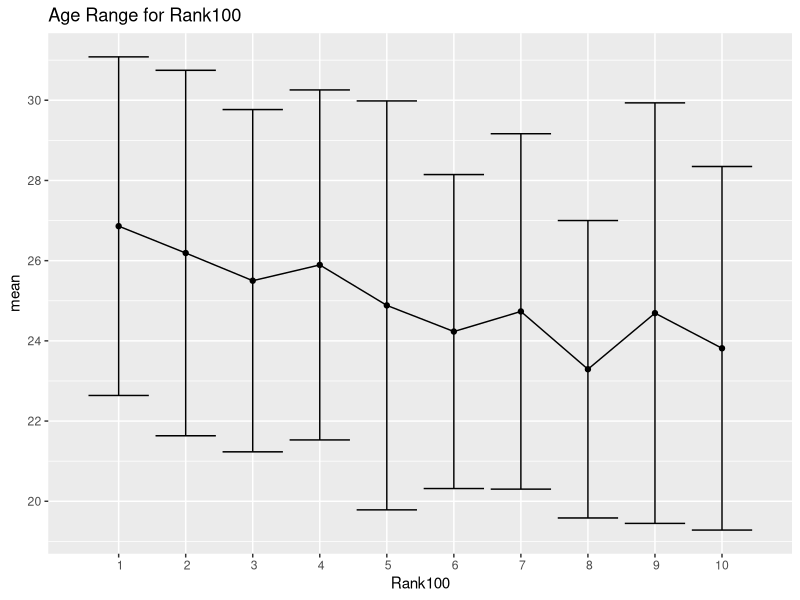
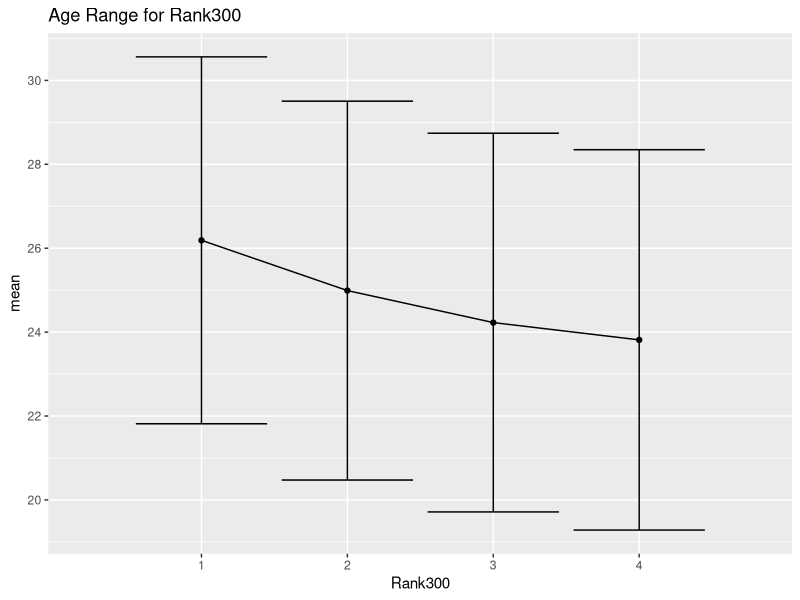
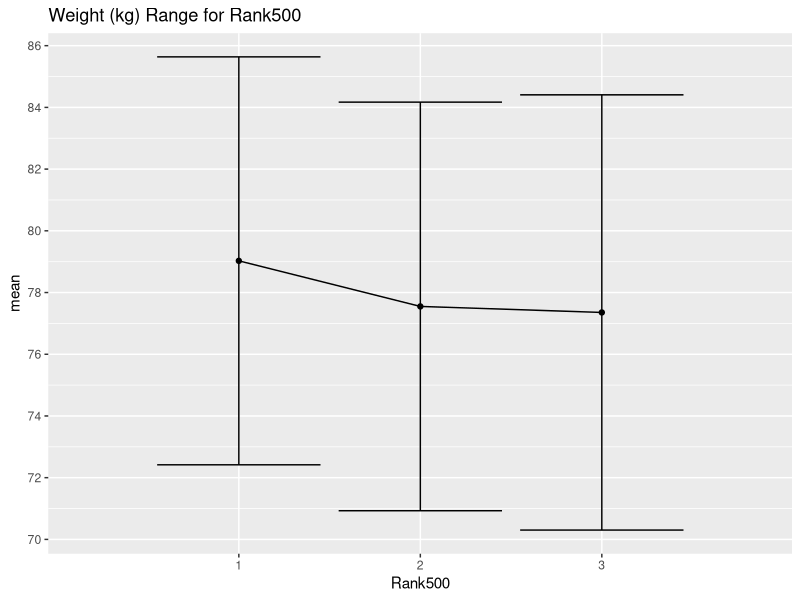
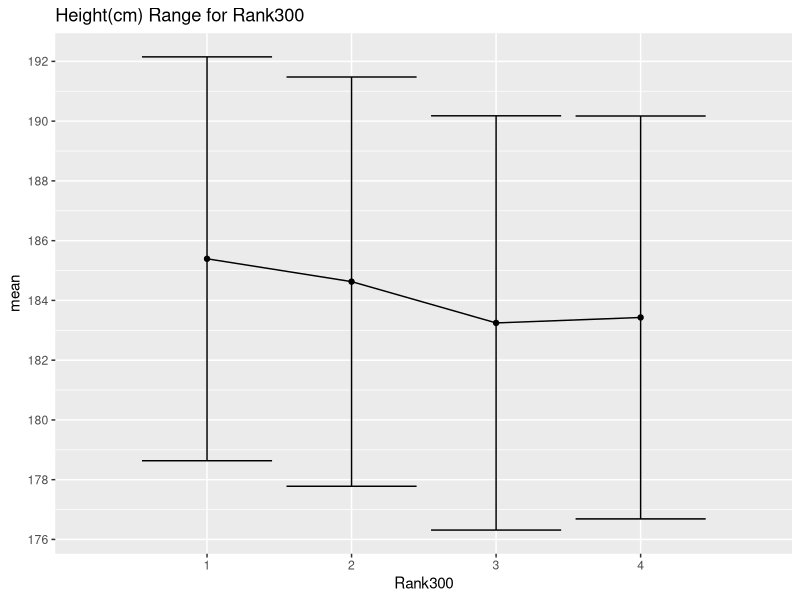
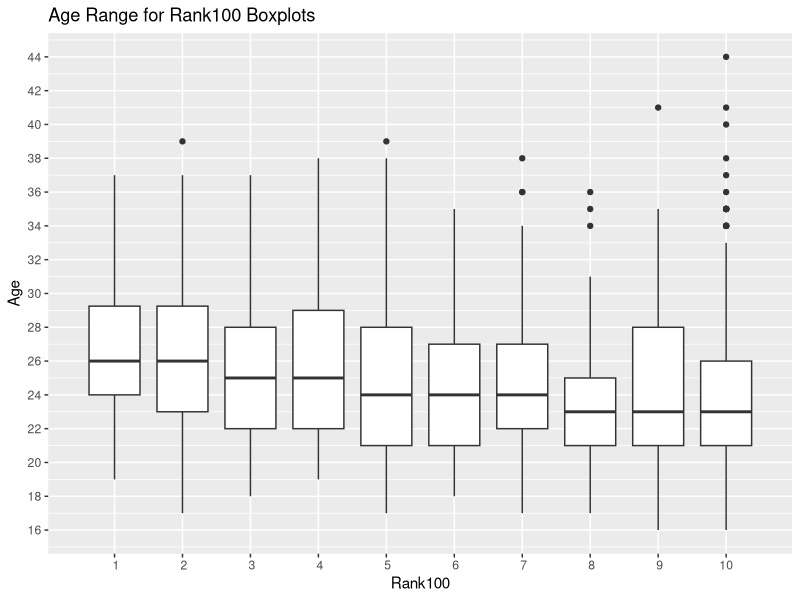
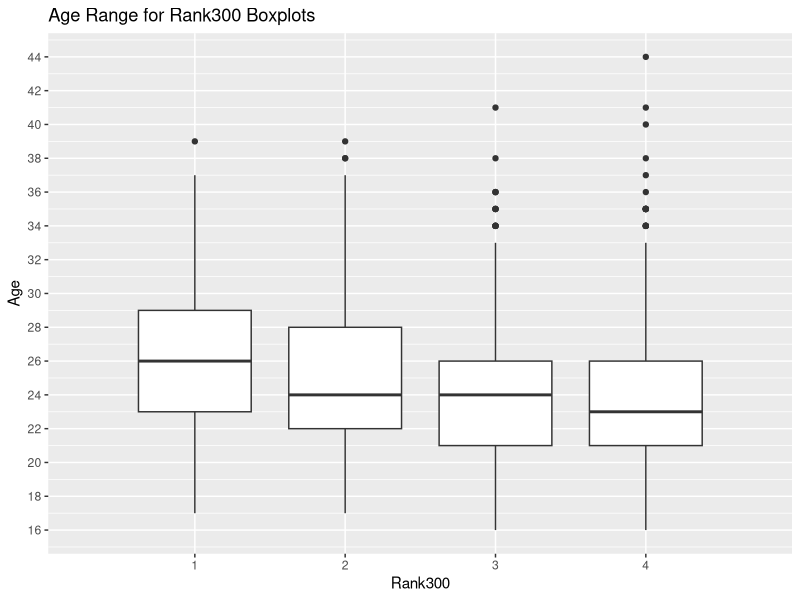
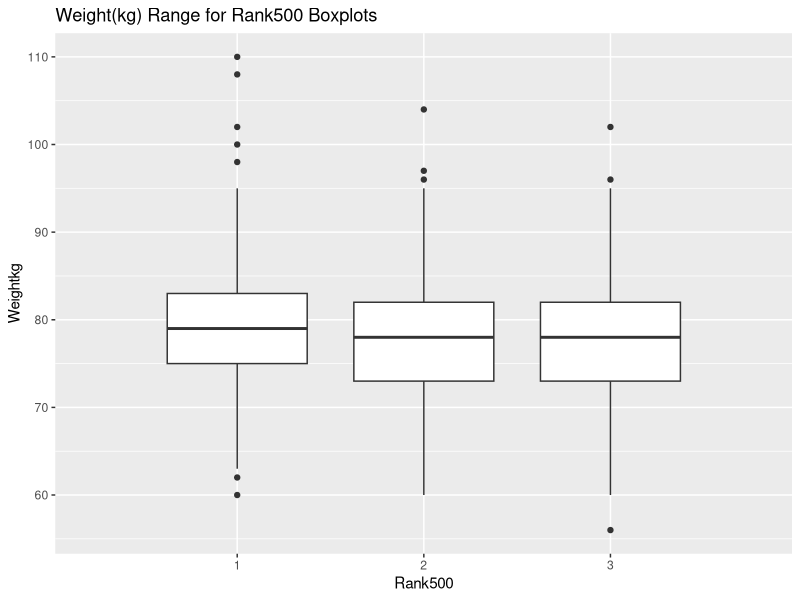
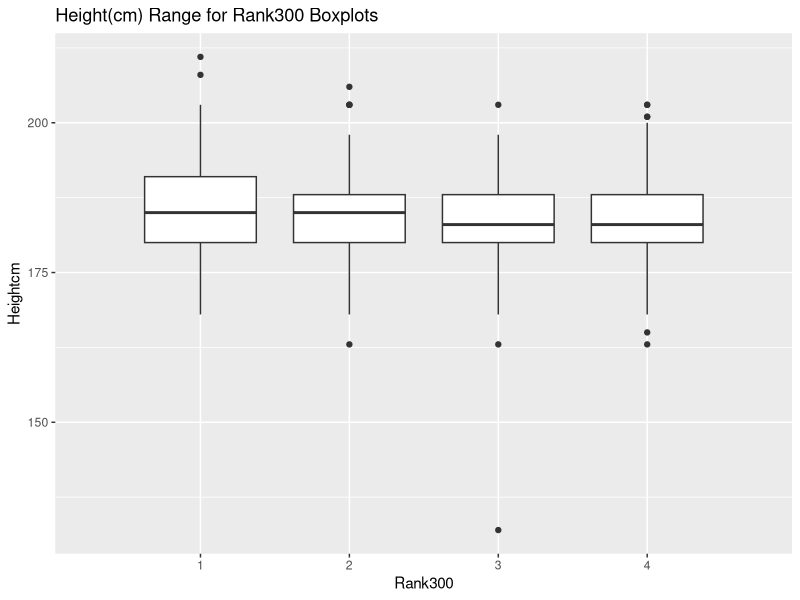

Generate these figures, in order, with R:
## ---- chunk 1
library(tidyverse)
data <- read.csv('data.csv', header=TRUE)
## ---- chunk 2

#Removing Unused Columns
data <- data[c(-1, -5, -6, -8, -9, -12, -13, -14, -15, -16, -20, -22, -27, -29, -33)]

## ---- chunk 3

anthropometric <- c("Age", "Weightkg", "Heightcm")
service        <- c("X.1stServe", "X.1stServePointsWon", "X.2ndServePointsWon",
                    "BreakPointsSaved", "ServiceGamesWon", "TotalServicePointsWon")
return_vars    <- c("X.1stServeReturnPointsWon", "X.2ndServeReturnPointsWon",
                    "BreakPointsConverted", "ReturnGamesWon", "ReturnPointsWon",
                    "TotalPointsWon")

# Drop NAs only for variables relevant to each model
data_anthro_100   <- na.omit(data[, c(anthropometric, "Rank100")])
data_service_100  <- na.omit(data[, c(service, "Rank100")])
data_return_100   <- na.omit(data[, c(return_vars, "Rank100")])

data_anthro_300   <- na.omit(data[, c(anthropometric, "Rank300")])
data_service_300  <- na.omit(data[, c(service, "Rank300")])
data_return_300   <- na.omit(data[, c(return_vars, "Rank300")])

data_anthro_500   <- na.omit(data[, c(anthropometric, "Rank500")])
data_service_500  <- na.omit(data[, c(service, "Rank500")])
data_return_500   <- na.omit(data[, c(return_vars, "Rank500")])

## ---- chunk 4
library(nnet)

data$Rank100 <- factor(data$Rank100)
data$Rank300 <- factor(data$Rank300)
data$Rank500 <- factor(data$Rank500)

#100 models (anthro, service, return)
m1 <- multinom(Rank100 ~ Age + Weightkg + Heightcm, data = data)
m2 <- multinom(Rank100 ~ X.1stServe + X.1stServePointsWon + X.2ndServePointsWon + BreakPointsSaved + ServiceGamesWon + TotalServicePointsWon, data = data)
m3 <- multinom(Rank100 ~ X.1stServeReturnPointsWon + X.2ndServeReturnPointsWon + BreakPointsConverted + ReturnGamesWon + ReturnPointsWon + TotalPointsWon, data = data)

#300 models (anthro, service, return)
m4 <- multinom(Rank300 ~ Age + Weightkg + Heightcm, data = data)
m5 <- multinom(Rank300 ~ X.1stServe + X.1stServePointsWon + X.2ndServePointsWon + BreakPointsSaved + ServiceGamesWon + TotalServicePointsWon, data = data)
m6 <- multinom(Rank300 ~ X.1stServeReturnPointsWon + X.2ndServeReturnPointsWon + BreakPointsConverted + ReturnGamesWon + ReturnPointsWon + TotalPointsWon, data = data)

#500 models (anthro, service, return)
m7 <- multinom(Rank500 ~ Age + Weightkg + Heightcm, data = data)
m8 <- multinom(Rank500 ~ X.1stServe + X.1stServePointsWon + X.2ndServePointsWon + BreakPointsSaved + ServiceGamesWon + TotalServicePointsWon, data = data)
m9 <- multinom(Rank500 ~ X.1stServeReturnPointsWon + X.2ndServeReturnPointsWon + BreakPointsConverted + ReturnGamesWon + ReturnPointsWon + TotalPointsWon, data = data)

summary(m1)
summary(m2)
summary(m3)
summary(m4)
summary(m5)
summary(m6)
summary(m7)
summary(m8)
summary(m9)

AIC(m1, m2, m3, m4, m5, m6, m7, m8, m9)
BIC(m1, m2, m3, m4, m5, m6, m7, m8, m9)

## ---- chunk 5
LRT <- function(response, predictors, dataset) {
  full_formula <- as.formula(paste(response, "~", paste(predictors, collapse = " + ")))
  full_model <- multinom(full_formula, data = dataset)
  
  results <- data.frame(Predictor = predictors)
  
  for (i in 1:length(predictors)) {
    reduced_predictors <- predictors[-i]
    reduced_formula <- as.formula(paste(response, "~", paste(reduced_predictors, collapse = " + ")))
    reduced_model <- multinom(reduced_formula, data = dataset)
    
    results$p_value[i] <- 1 - pchisq(reduced_model$deviance - full_model$deviance, length(coef(full_model)) - length(coef(reduced_model)))
  }
  
  return(results)
}

LRT("Rank100", anthropometric, data_anthro_100)
LRT("Rank100", service, data_service_100)
LRT("Rank100", return_vars, data_return_100)

LRT("Rank300", anthropometric, data_anthro_300)
LRT("Rank300", service, data_service_300)
LRT("Rank300", return_vars, data_return_300)

LRT("Rank500", anthropometric, data_anthro_500)
LRT("Rank500", service, data_service_500)
LRT("Rank500", return_vars, data_return_500)

## ---- chunk 6

### Line with Error Bar Plots for Anthro

data_anthro_100 %>% group_by(Rank100) %>% summarise(mean = mean(Age), sd = sd(Age)) %>% ggplot(mapping = aes(x = Rank100, y = mean)) + geom_point() + geom_line() + geom_errorbar(aes(ymin = mean - sd, ymax = mean + sd)) + scale_x_discrete(limits = 1:10) + scale_y_continuous(breaks = scales::breaks_width(2)) + labs(title = "Age Range for Rank100")

data_anthro_300 %>% group_by(Rank300) %>% summarise(mean = mean(Age), sd = sd(Age)) %>% ggplot(mapping = aes(x = Rank300, y = mean)) + geom_point() + geom_line() + geom_errorbar(aes(ymin = mean - sd, ymax = mean + sd)) + scale_x_discrete(limits = 1:4) + scale_y_continuous(breaks = scales::breaks_width(2)) + labs(title = "Age Range for Rank300")

data_anthro_500 %>% group_by(Rank500) %>% summarise(mean = mean(Weightkg), sd = sd(Weightkg)) %>% ggplot(mapping = aes(x = Rank500, y = mean)) + geom_point() + geom_line() + geom_errorbar(aes(ymin = mean - sd, ymax = mean + sd)) + scale_x_discrete(limits = 1:3) + scale_y_continuous(breaks = scales::breaks_width(2)) + labs(title = "Weight (kg) Range for Rank500")

data_anthro_300 %>% group_by(Rank300) %>% summarise(mean = mean(Heightcm), sd = sd(Heightcm)) %>% ggplot(mapping = aes(x = Rank300, y = mean)) + geom_point() + geom_line() + geom_errorbar(aes(ymin = mean - sd, ymax = mean + sd)) + scale_x_discrete(limits = 1:4) + scale_y_continuous(breaks = scales::breaks_width(2)) + labs(title = "Height(cm) Range for Rank300")

### Boxplots for Anthro

ggplot(data = data_anthro_100, mapping = aes(x = Rank100, y = Age, group = Rank100)) + geom_boxplot() + scale_x_discrete(limits = 1:10) + scale_y_continuous(breaks = scales::breaks_width(2)) + labs(title = "Age Range for Rank100 Boxplots")

ggplot(data = data_anthro_300, mapping = aes(x = Rank300, y = Age, group = Rank300)) + geom_boxplot() + scale_x_discrete(limits = 1:4) + scale_y_continuous(breaks = scales::breaks_width(2)) + labs(title = "Age Range for Rank300 Boxplots")

ggplot(data = data_anthro_500, mapping = aes(x = Rank500, y = Weightkg, group = Rank500)) + geom_boxplot() + scale_x_discrete(limits = 1:3)  + labs(title = "Weight(kg) Range for Rank500 Boxplots")

ggplot(data = data_anthro_300, mapping = aes(x = Rank300, y = Heightcm, group = Rank300)) + geom_boxplot() + scale_x_discrete(limits = 1:4) + labs(title = "Height(cm) Range for Rank300 Boxplots")

## ---- chunk 7
### Line with Error Bar Plots for Service

data_service_300 %>% group_by(Rank300) %>% summarise(mean = mean(X.1stServePointsWon), sd = sd(X.1stServePointsWon)) %>% ggplot(mapping = aes(x = Rank300, y = mean)) + geom_point() + geom_line() + geom_errorbar(aes(ymin = mean - sd, ymax = mean + sd)) + scale_x_discrete(limits = 1:4)+ labs(title = "First Serve Points Won Rank300")

data_service_300 %>% group_by(Rank300) %>% summarise(mean = mean(BreakPointsSaved), sd = sd(BreakPointsSaved)) %>% ggplot(mapping = aes(x = Rank300, y = mean)) + geom_point() + geom_line() + geom_errorbar(aes(ymin = mean - sd, ymax = mean + sd)) + scale_x_discrete(limits = 1:4)+ labs(title = "Break Points Saved Rank300")

data_service_500 %>% group_by(Rank500) %>% summarise(mean = mean(ServiceGamesWon), sd = sd(ServiceGamesWon)) %>% ggplot(mapping = aes(x = Rank500, y = mean)) + geom_point() + geom_line() + geom_errorbar(aes(ymin = mean - sd, ymax = mean + sd)) + scale_x_discrete(limits = 1:3) + labs(title = "Service Games Won Rank500")

### Boxplots for Service

ggplot(data = data_service_300, mapping = aes(x = Rank300, y = X.1stServePointsWon, group = Rank300)) + geom_boxplot() + scale_x_discrete(limits = 1:4) + labs(title = "First Serve Points Won for Rank300 Boxplots")

ggplot(data = data_service_300, mapping = aes(x = Rank300, y = BreakPointsSaved, group = Rank300)) + geom_boxplot() + scale_x_discrete(limits = 1:4) + labs(title = "Break Points Saved for Rank300 Boxplots")

ggplot(data = data_service_500, mapping = aes(x = Rank500, y = ServiceGamesWon, group = Rank500)) + geom_boxplot() + scale_x_discrete(limits = 1:3) + labs(title = "Service Games Won for Rank500 Boxplots")


## ---- chunk 8
### Line with Error Bar Plots for Return

data_return_300 %>% group_by(Rank300) %>% summarise(mean = mean(X.1stServeReturnPointsWon), sd = sd(X.1stServeReturnPointsWon)) %>% ggplot(mapping = aes(x = Rank300, y = mean)) + geom_point() + geom_line() + geom_errorbar(aes(ymin = mean - sd, ymax = mean + sd)) + scale_x_discrete(limits = 1:4)+ labs(title = "First Serve Return Points Won Rank300")

data_return_300 %>% group_by(Rank300) %>% summarise(mean = mean(ReturnGamesWon), sd = sd(ReturnGamesWon)) %>% ggplot(mapping = aes(x = Rank300, y = mean)) + geom_point() + geom_line() + geom_errorbar(aes(ymin = mean - sd, ymax = mean + sd)) + scale_x_discrete(limits = 1:4)+ labs(title = "Return Games Won Rank300")

data_return_300 %>% group_by(Rank300) %>% summarise(mean = mean(ReturnPointsWon), sd = sd(ReturnPointsWon)) %>% ggplot(mapping = aes(x = Rank300, y = mean)) + geom_point() + geom_line() + geom_errorbar(aes(ymin = mean - sd, ymax = mean + sd)) + scale_x_discrete(limits = 1:4)+ labs(title = "Return Points Won Rank300")

data_return_100 %>% group_by(Rank100) %>% summarise(mean = mean(TotalPointsWon), sd = sd(TotalPointsWon)) %>% ggplot(mapping = aes(x = Rank100, y = mean)) + geom_point() + geom_line() + geom_errorbar(aes(ymin = mean - sd, ymax = mean + sd)) + scale_x_discrete(limits = 1:10)+ labs(title = "Total Points Won Rank100")

### Boxplots for Return

ggplot(data = data_return_300, mapping = aes(x = Rank300, y = X.1stServeReturnPointsWon, group = Rank300)) + geom_boxplot() + scale_x_discrete(limits = 1:4) + labs(title = "First Serve Return Points Won for Rank300 Boxplots")

ggplot(data = data_return_300, mapping = aes(x = Rank300, y = ReturnGamesWon, group = Rank300)) + geom_boxplot() + scale_x_discrete(limits = 1:4) + labs(title = "Return Games  Won for Rank300 Boxplots")

ggplot(data = data_return_300, mapping = aes(x = Rank300, y = ReturnPointsWon, group = Rank300)) + geom_boxplot() + scale_x_discrete(limits = 1:4) + labs(title = "Return Points Won for Rank300 Boxplots")

ggplot(data = data_return_100, mapping = aes(x = Rank100, y = TotalPointsWon, group = Rank100)) + geom_boxplot() + scale_x_discrete(limits = 1:10) + labs(title = "Total Points Won for Rank100 Boxplots")
